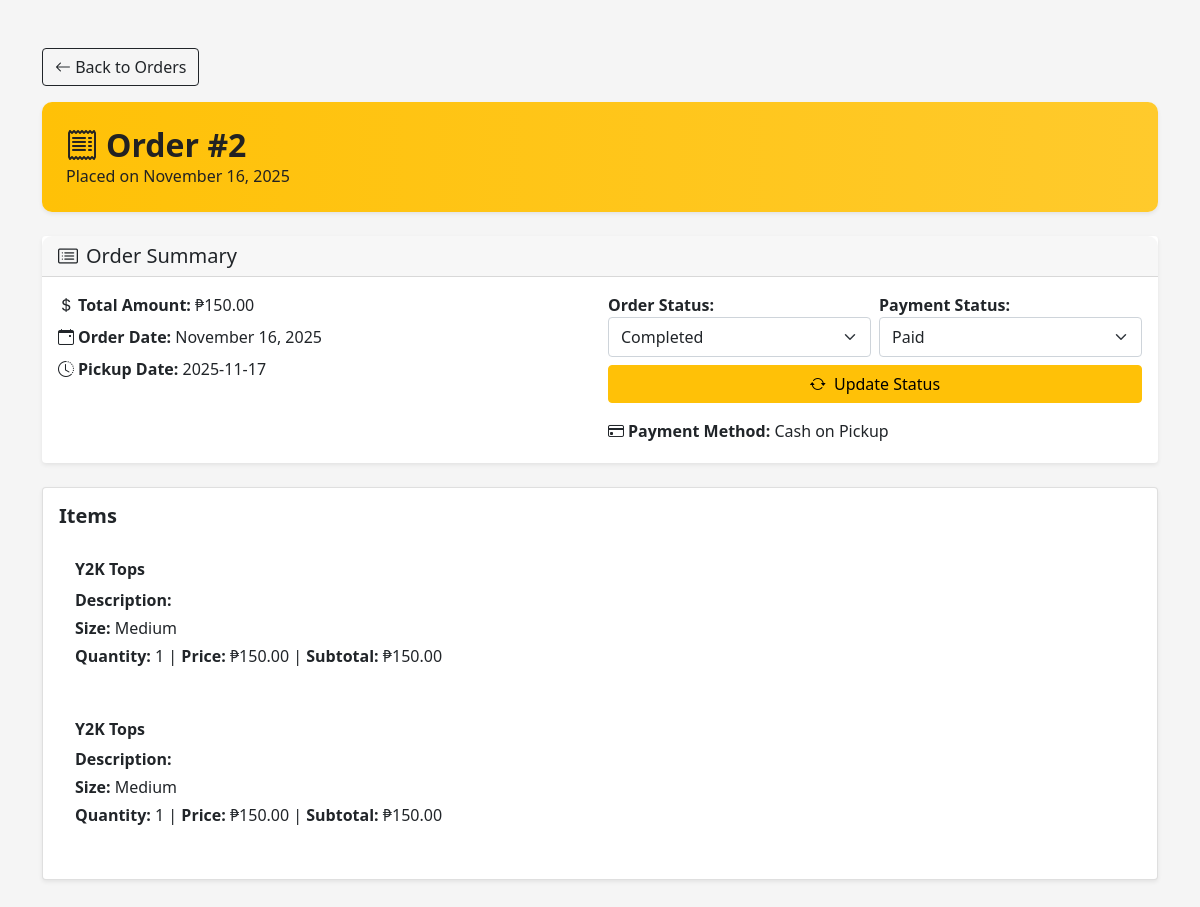
/admin/view_order.php?order_id=2 (signed in), run on the app's committed database.
### tables this page shows
CREATE TABLE `orders` (
  `order_id` int(11) NOT NULL,
  `user_id` int(11) DEFAULT NULL,
  `order_date` datetime DEFAULT current_timestamp(),
  `total_amount` decimal(10,2) NOT NULL,
  `order_status` enum('Pending','Ready for Pickup','Completed','Cancelled') DEFAULT 'Pending',
  `pickup_date` date DEFAULT NULL,
  `payment_id` int(11) DEFAULT NULL
);

CREATE TABLE `payments` (
  `payment_id` int(11) NOT NULL,
  `order_id` int(11) NOT NULL,
  `payment_method` enum('Cash on Pickup','GCash','PayMongo','Other') DEFAULT 'Cash on Pickup',
  `payment_ref` varchar(100) DEFAULT NULL,
  `amount` decimal(10,2) NOT NULL,
  `payment_date` datetime DEFAULT current_timestamp(),
  `payment_status` enum('Pending','Paid','Failed') DEFAULT 'Pending',
  `proof_image` varchar(255) DEFAULT NULL
);

CREATE TABLE `order_items` (
  `order_item_id` int(11) NOT NULL,
  `order_id` int(11) DEFAULT NULL,
  `product_id` int(11) DEFAULT NULL,
  `quantity` int(11) NOT NULL,
  `price` decimal(10,2) NOT NULL
);

CREATE TABLE `products` (
  `product_id` int(11) NOT NULL,
  `name` varchar(100) NOT NULL,
  `description` text DEFAULT NULL,
  `price` decimal(10,2) NOT NULL,
  `category_id` int(11) DEFAULT NULL,
  `size` enum('Small','Medium','Large') NOT NULL,
  `image` varchar(255) DEFAULT NULL,
  `stock` int(11) DEFAULT 0,
  `date_added` datetime DEFAULT current_timestamp(),
  `status` enum('Available','Out of Stock') DEFAULT 'Available',
  `deleted_at` datetime DEFAULT NULL
);

### App/Controllers/OrderController.php (called while the page is built, shortened)
<?php
require_once __DIR__ . '/../DAO/OrderDAO.php';
class OrderController {
    private $orderDAO;
    public function __construct($conn) {
        $this->orderDAO = new OrderDAO($conn);
    }
    public function getOrderItems($order_id) {
        return $this->orderDAO->getOrderItems($order_id);
    }
    public function getOrderById($order_id) {
        return $this->orderDAO->getOrderById($order_id);
    }
}

### App/DAO/orderDAO.php (called while the page is built, shortened)
<?php
class OrderDAO {
    public $conn;
    public function __construct($conn) {
    $this->conn = $conn;
    }
    public function getOrderItems($order_id) {
        $stmt = $this->conn->prepare("
            SELECT
                oi.order_item_id,
                p.product_id,
                p.name AS product_name,
                p.image,
                p.size,
                p.description,
                oi.price,
                oi.quantity
            FROM order_items oi
            JOIN products p ON oi.product_id = p.product_id
            WHERE oi.order_id = ?
        ");
        $stmt->bind_param("i", $order_id);
        $stmt->execute();
        return $stmt->get_result()->fetch_all(MYSQLI_ASSOC);
    }
    public function getOrderById($order_id) {
        $stmt = $this->conn->prepare("
            SELECT
                o.*,
                u.name AS customer_name,
                p.payment_method,
                p.payment_status,
                p.payment_id,
                p.amount
            FROM orders o
            LEFT JOIN users u ON o.user_id = u.user_id
            LEFT JOIN payments p ON o.payment_id = p.payment_id
            WHERE o.order_id = ?
            LIMIT 1
        ");
        $stmt->bind_param("i", $order_id);
        $stmt->execute();
        return $stmt->get_result()->fetch_assoc();
    }
}

### Public/admin/view_order.php (the view, shortened to what this page needs)
<?php
require_once __DIR__ . '/../../App/Config/database_connect.php';
require_once __DIR__ . '/../../App/Controllers/OrderController.php';
$order_id = intval($_GET['order_id']);
$db = new Database();
$conn = $db->connect();
$orderController = new OrderController($conn);
$order = $orderController->getOrderById($order_id);
$orderItems = $orderController->getOrderItems($order_id);
?>
<!DOCTYPE html>
<html lang="en">
<head>
    <link href="../assets/vendor/bootstrap5/css/bootstrap.min.css" rel="stylesheet">
    <link href="https://cdn.jsdelivr.net/npm/bootstrap-icons@1.11.3/font/bootstrap-icons.min.css" rel="stylesheet">
    <link rel="stylesheet" href="assets/css/view_order.css">
</head>
<body>
<div class="container my-5">
    <a href="orders.php" class="btn btn-outline-dark mb-3">
        <i class="bi bi-arrow-left"></i> Back to Orders
    </a>
    <div class="order-header mb-4 shadow-sm">
        <h2 class="fw-bold mb-0"><i class="bi bi-receipt me-2"></i>Order #<?= htmlspecialchars($order_id) ?></h2>
        <p class="mb-0">Placed on <?= date("F d, Y", strtotime($order["order_date"])) ?></p>
    </div>
    <div class="card shadow-sm mb-4 border-0">
        <div class="card-header bg-gradient-warning text-dark fw-bold">
            <h5 class="mb-0"><i class="bi bi-card-list me-2"></i>Order Summary</h5>
        </div>
        <div class="card-body">
            <div class="row g-3">
                <div class="col-md-6">
                    <p class="mb-2"><i class="bi bi-currency-dollar me-1"></i><strong>Total Amount:</strong> ₱<?= number_format($order["total_amount"], 2) ?></p>
                    <p class="mb-2"><i class="bi bi-calendar-event me-1"></i><strong>Order Date:</strong> <?= date("F d, Y", strtotime($order["order_date"])) ?></p>
                    <p class="mb-2"><i class="bi bi-clock-history me-1"></i><strong>Pickup Date:</strong> <?= htmlspecialchars($order["pickup_date"] ?? "Not set") ?></p>
                </div>
                <div class="col-md-6">
                    <form method="post" class="mb-3">
                        <div class="row g-2">
                            <div class="col-md-6">
                                <label class="fw-bold">Order Status:</label>
                                <select name="order_status" class="form-select">
                                    <?php
                                    $statuses = ['Pending','Ready for Pickup','Completed','Cancelled'];
                                    foreach ($statuses as $status):
                                        $selected = ($order['order_status'] === $status) ? 'selected' : '';
                                    ?>
                                    <option value="<?= $status ?>" <?= $selected ?>><?= $status ?></option>
                                    <?php endforeach; ?>
                                </select>
                            </div>
                            <div class="col-md-6">
                                <label class="fw-bold">Payment Status:</label>
                                <select name="payment_status" class="form-select">
                                    <?php
                                    $paymentStatuses = ['Pending','Paid','Failed'];
                                    foreach($paymentStatuses as $pStatus):
                                        $selected = ($order['payment_status'] === $pStatus) ? 'selected' : '';
                                    ?>
                                    <option value="<?= $pStatus ?>" <?= $selected ?>><?= $pStatus ?></option>
                                    <?php endforeach; ?>
                                </select>
                            </div>
                        </div>
                        <button type="submit" name="update_status" class="btn btn-warning mt-2 update-status-btn">
                            <i class="bi bi-arrow-repeat me-1"></i> Update Status
                        </button>
                    </form>
                    <p class="mb-1"><i class="bi bi-credit-card me-1"></i><strong>Payment Method:</strong> <?= htmlspecialchars($order["payment_method"] ?? "N/A") ?></p>
                </div>
            </div>
        </div>
    </div>
    <div class="card shadow-sm">
        <div class="card-body">
            <h5 class="fw-bold mb-3">Items</h5>
            <?php foreach ($orderItems as $item): ?>
                <div class="order-item">
                    <h6 class="fw-bold"><?= htmlspecialchars($item['product_name']) ?></h6>
                    <p class="mb-1"><strong>Description:</strong> <?= htmlspecialchars($item['description'] ?? 'No description') ?></p>
                    <p class="mb-1"><strong>Size:</strong> <?= htmlspecialchars($item['size'] ?? 'N/A') ?></p>
                    <p class="mb-1">
                        <strong>Quantity:</strong> <?= (int)$item['quantity'] ?> |
                        <strong>Price:</strong> ₱<?= number_format($item['price'], 2) ?> |
                        <strong>Subtotal:</strong> ₱<?= number_format($item['price'] * $item['quantity'], 2) ?>
                    </p>
                </div>
            <?php endforeach; ?>
        </div>
    </div>
</div>
</body>
</html>

### Public/admin/assets/css/view_order.css (style rules this page uses)
body { background: #f5f5f5; }
.order-header { background: linear-gradient(90deg, #ffc107, #ffca2c); padding: 1.5rem; border-radius: 10px; color: #222; }
.order-item { padding: 1rem; border-radius: 10px; background: #fff; margin-bottom: 1rem; transition: 0.2s; }
.card-header.bg-gradient-warning { border-radius: 10px 10px 0 0; }
.form-select { height: 40px; }
button.update-status-btn { width: 100%; }

### data on the page
orders: order_date "November 16, 2025", total_amount "150.00", pickup_date "2025-11-17", payment.payment_method "Cash on Pickup"
order_items: product.name "Y2K Tops", product.size "Medium", quantity "1", price "150.00", $item['price']*$item['quantity'] "150.00"
order_items: product.name "Y2K Tops", product.size "Medium", quantity "1", price "150.00", $item['price']*$item['quantity'] "150.00"

### other printed values
$order_id "2"
form field order_status "Completed"
form field payment_status "Paid"
